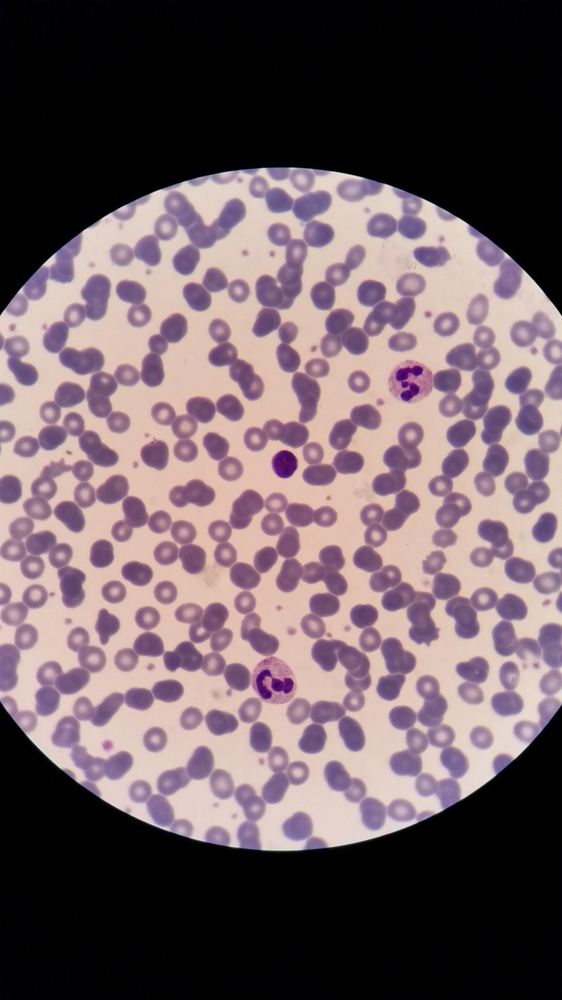
#> input picture data/20161102_145611.jpg, 562 x 1000 px, shrunk from 2988 x 5312 before the run
$ python -i frecuencia.py   (imports and definitions only)
#> lines starting #> are read from the running program, lines starting #| are printed output that depends on the picture
#> further down, picture is the input picture: shape (1000, 562, 3); mean B, G, R 97.8, 92.5, 109.6
import cv2
import numpy as np

def aplicar_filtro_ideal(imagen, tipo="PASA_BAJAS", radio_corte=30):
    """
    Aplica filtros en el dominio de la frecuencia usando FFT.
    """
#> called with tipo = 'PASA_BAJAS', radio_corte = 30
    # 1. Convertir a grises si es necesario
    if len(imagen.shape) == 3:
        img_gray = cv2.cvtColor(imagen, cv2.COLOR_BGR2GRAY)
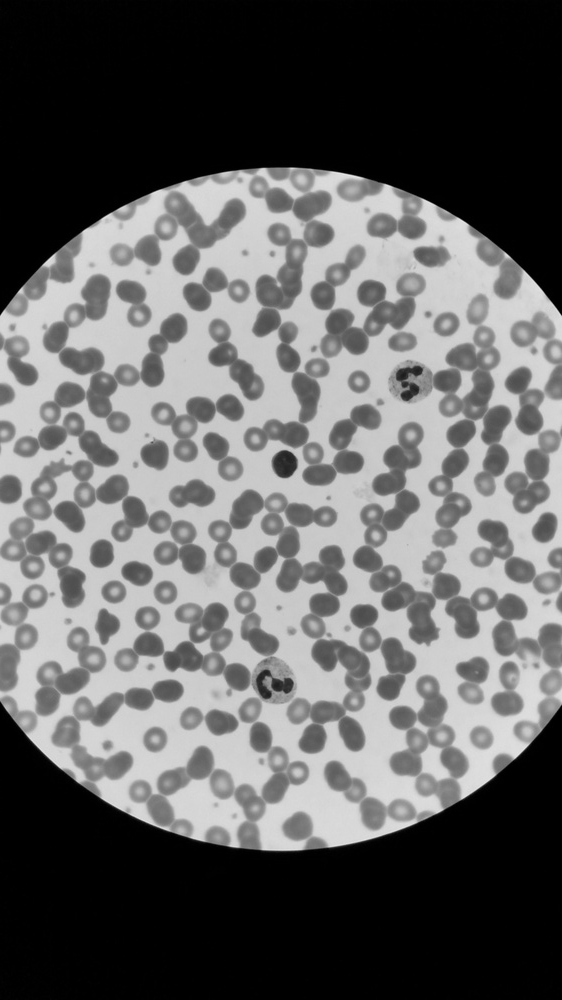
#> img_gray: shape (1000, 562); min 0, max 233, mean 98.2
    else:
        img_gray = imagen

    # 2. Transformada de Fourier 2D
    dft = cv2.dft(np.float32(img_gray), flags=cv2.DFT_COMPLEX_OUTPUT)
    dft_shift = np.fft.fftshift(dft)

    # 3. Crear la máscara (Filtro Ideal: Círculo blanco o negro)
    filas, cols = img_gray.shape
#> filas = 1000; cols = 562
    centro_filas, centro_cols = filas // 2, cols // 2
#> centro_filas = 500; centro_cols = 281

    # Máscara base
    mascara = np.zeros((filas, cols, 2), np.uint8)

    # Definir el círculo
    x, y = np.ogrid[:filas, :cols]
#> x = 1000 values from 0 to 999
    mask_area = (x - centro_filas)**2 + (y - centro_cols)**2 <= radio_corte**2

    if tipo == "PASA_BAJAS":
        # Pasa Bajas: Deja pasar el centro (bajas frecuencias) -> Círculo Blanco
        mascara[mask_area] = 1
    else:
        # Pasa Altas: Bloquea el centro -> Invertir máscara
        mascara[:, :] = 1
        mascara[mask_area] = 0

    # 4. Aplicar máscara y Transformada Inversa
    fshift = dft_shift * mascara
    f_ishift = np.fft.ifftshift(fshift)
    img_back = cv2.idft(f_ishift)
    img_back = cv2.magnitude(img_back[:,:,0], img_back[:,:,1])
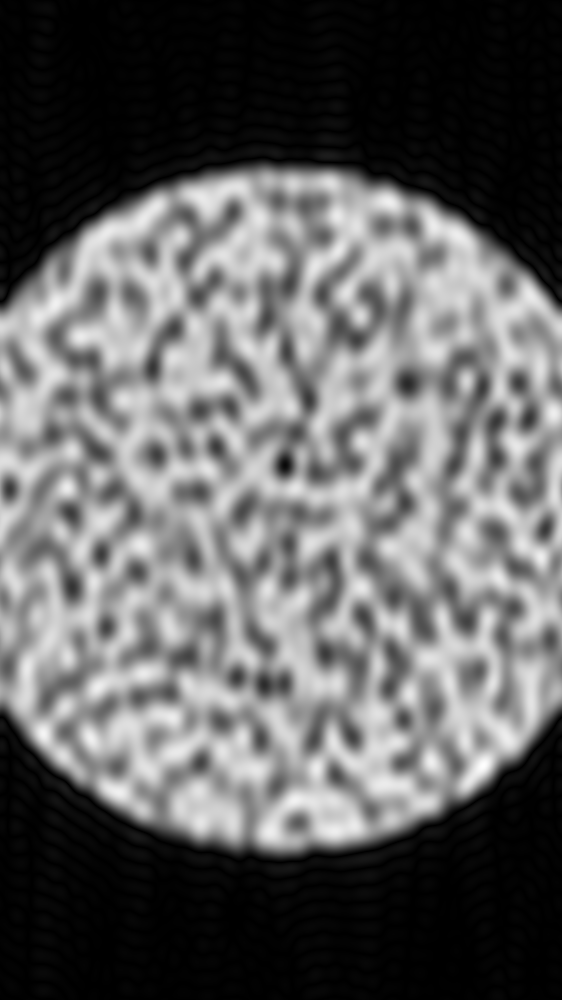
#> img_back: shape (1000, 562) float32; min 13.24, max 145314656, mean 56102732; drawn with min black and max white

    # 5. Normalizar para visualización (0-255)
    cv2.normalize(img_back, img_back, 0, 255, cv2.NORM_MINMAX)

    return np.uint8(img_back)

>>> import cv2
>>> picture = cv2.imread('../../data/20161102_145611.jpg')
>>> result = aplicar_filtro_ideal(picture)
